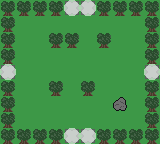

Tiled map render using the project's own tile images. Description and the whole map definition, tile-layer contents included, below:
An orthogonal 10x9 tile map with 16x16 px tiles, 6 tile layers (Background, Objects, Foreground, Background, ...).

<map version="1.5" tiledversion="1.6.0" orientation="orthogonal" renderorder="right-down" width="10" height="9" tilewidth="16" tileheight="16" infinite="0" nextlayerid="11" nextobjectid="1">
 <tileset firstgid="1" source="../assets/mole_tiles-Sheet.tsx" />
 <group id="5" name="Floor - Underground">
  <layer id="6" name="Background" width="10" height="9">
   <data encoding="csv">
3,3,3,3,3,3,3,3,3,3,
3,3,3,3,3,3,3,3,3,3,
3,3,3,3,3,3,3,3,3,3,
3,3,3,3,3,3,3,3,3,3,
3,3,3,3,3,3,3,3,3,3,
3,3,3,3,3,3,3,3,3,3,
3,3,3,3,3,3,3,3,3,3,
3,3,3,3,3,3,3,3,3,3,
3,3,3,3,3,3,3,3,3,3
</data>
  </layer>
  <layer id="9" name="Objects" width="10" height="9">
   <data encoding="csv">
0,0,0,0,0,0,0,0,0,0,
0,0,0,0,0,0,0,0,0,0,
0,0,0,0,0,0,0,0,0,0,
0,0,0,0,0,0,0,0,0,0,
0,0,0,0,0,0,0,0,0,0,
0,0,0,0,0,0,0,0,0,0,
0,0,0,0,0,0,0,0,0,0,
0,0,0,0,0,0,0,0,0,0,
0,0,0,0,0,0,0,0,0,0
</data>
  </layer>
  <layer id="8" name="Foreground" width="10" height="9">
   <data encoding="csv">
4,4,4,4,4,4,4,4,4,4,
4,0,0,0,0,0,0,0,0,4,
4,0,0,4,4,0,4,0,0,4,
4,0,0,0,0,0,0,0,0,4,
4,0,0,0,0,0,0,0,0,4,
4,0,0,4,0,4,0,0,0,4,
4,0,0,0,0,0,0,0,0,4,
4,0,0,0,0,0,0,0,0,4,
4,4,4,4,4,4,4,4,4,4
</data>
  </layer>
 </group>
 <group id="4" name="Floor - Ground">
  <layer id="1" name="Background" width="10" height="9">
   <data encoding="csv">
2,2,2,2,1,1,2,2,2,2,
2,2,2,2,2,2,2,2,2,2,
2,2,2,2,2,2,2,2,2,2,
2,2,2,2,2,2,2,2,2,2,
1,2,2,2,2,2,2,2,2,1,
2,2,2,2,2,2,2,2,2,2,
2,2,2,2,2,2,2,2,2,2,
2,2,2,2,2,2,2,2,2,2,
2,2,2,2,1,1,2,2,2,2
</data>
  </layer>
  <layer id="10" name="Objects" width="10" height="9">
   <data encoding="csv">
0,0,0,0,7,7,0,0,0,0,
0,0,0,0,0,0,0,0,0,0,
0,0,0,0,0,0,0,0,0,0,
0,0,0,0,0,0,0,0,0,0,
7,0,0,0,0,0,0,0,0,7,
0,0,0,0,0,0,0,0,0,0,
0,0,0,0,0,0,0,4,0,0,
0,0,0,0,0,0,0,0,0,0,
0,0,0,0,7,7,0,0,0,0
</data>
  </layer>
  <layer id="2" name="Foreground" width="10" height="9">
   <data encoding="csv">
6,6,6,6,0,0,6,6,6,6,
6,0,0,0,0,0,0,0,0,6,
6,0,0,6,6,0,6,0,0,6,
6,0,0,0,0,0,0,0,0,6,
0,0,0,0,0,0,0,0,0,0,
6,0,0,6,0,6,0,0,0,6,
6,0,0,0,0,0,0,0,0,6,
6,0,0,0,0,0,0,0,0,6,
6,6,6,6,0,0,6,6,6,6
</data>
  </layer>
 </group>
</map>